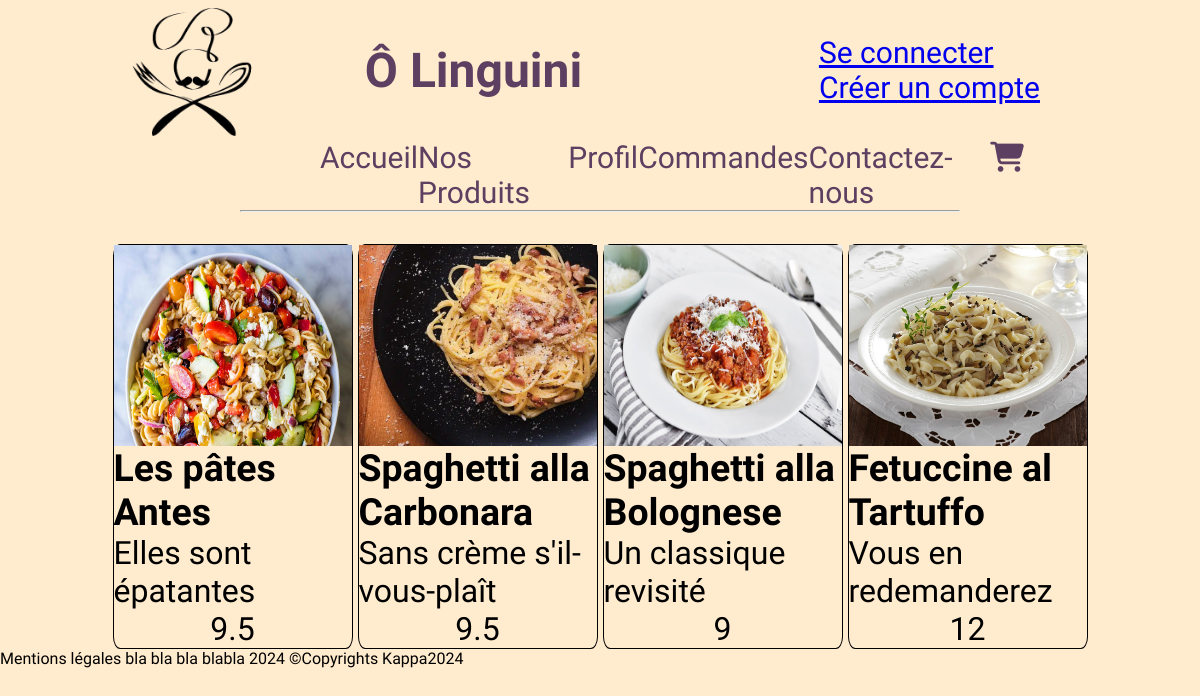
/?path=catprod&categorie_id=4, run on the app's committed database.
### tables this page shows
CREATE TABLE IF NOT EXISTS `products` (
  `id` int NOT NULL AUTO_INCREMENT,
  `pro_name` varchar(50) NOT NULL,
  `pro_desc` varchar(100) NOT NULL,
  `pro_pic` varchar(50) NOT NULL,
  `pro_price` float NOT NULL,
  `product_cat` int DEFAULT NULL,
  PRIMARY KEY (`id`),
  KEY `product_cat` (`product_cat`)
);

### index.php (called while the page is built, shortened)
<?php
require 'layout.php';

### controllers/c_catprod.php (called while the page is built, shortened)
<?php
$query = $bdd->prepare('SELECT * FROM products WHERE product_cat = :categorie_id ORDER BY id');
$query->execute([':categorie_id'=>$_GET['categorie_id']]);
$datas = $query->fetchAll();
require "./views/catprod.php";

### views/catprod.php (the view, shortened to what this page needs)
<div class="allProducts">
    <?php
    foreach ($datas as $data) { ?>
            <div class='product'>
                <img src="./assets/img/<?= $data['pro_pic'] ?>">
                <h3><?= $data['pro_name'] ?></h3>
                <p><?= $data['pro_desc'] ?></p>
                <p><?= $data['pro_price'] ?></p>
            </div>
    <?php } ?>
</div>

### layout.php (shortened to what this page needs)
<!DOCTYPE html>
<html lang="fr">
<head>
    <link rel="stylesheet" href="assets/styles/style.css">
</head>
<body>
    <header>
        <section class="navbar">
            <a href="index.php" title="logo">
                <img class='logo' src="assets/img/logonobg.png" alt="restaurant">
            </a>
            <h3 class="title">Ô Linguini</h3>
            <div class="logs">
                <?php if (empty($_SESSION['user'])) {
                    echo '<a href="index.php?path=login" title="Se connecter">Se connecter</a>';?><br><?php
                    echo '<a href="index.php?path=register" title="Register">Créer un compte</a>';
                } else {
                    echo '<a href="index.php?path=deconnection" title="Se déconnecter">Se déconnecter</a>';
                }
                ?></div>
        </section>
        <nav>
            <a href="index.php?path=home">Accueil</a>
            <a href="index.php?path=products">Nos Produits</a>
            <a href="index.php?path=profil">Profil</a>
            <a href="index.php?path=orders">Commandes</a>
            <a href="index.php?path=contact">Contactez-nous</a>
            <a href="index.php?path=mycart"><i class="fa-solid fa-cart-shopping"></i></a>
        </nav>
    </header>
    <hr />
    <main>
        <?php require 'controllers/c_' . $_SESSION['page']['path'] . '.php'; ?>
    </main>
    <footer>
        <p class="mentions">Mentions légales bla bla bla blabla 2024 ©Copyrights Kappa2024</p>
    </footer>
</body>
</html>

### assets/styles/style.css (style rules this page uses)
* { font-family: "Italianno"; list-style-type: none; margin: 0; padding: 0; box-sizing: border-box; background-color: rgb(255, 235, 205); }
.logo { width: 8rem; height: 8rem; margin-top: 0.5rem; margin-right: -10rem; align-self: left; }
hr { justify-content: center; align-self: center; width: 60%; margin-bottom: 2rem; }
body { display: flex; flex-direction: column; min-height: 100vh; margin: 0; background-color: blanchedalmond; }
header .title { color: #5c3f61; font-size: 300%; }
header .navbar { display: flex; justify-content: space-between; margin-right: 8rem; margin-left: 8rem; align-items: center; background-color: blanchedalmond; text-decoration: none; font-size: 100%; color: #5c3f61; }
header nav { margin-right: 11rem; margin-left: 20rem; display: flex; justify-content: center; justify-content: space-between; }
header nav a { text-decoration: none; color: #5c3f61; font-size: 30px; }
.logs { margin-right: 2rem; font-size: 30px; justify-content: space-between; }
.allProducts { display: flex; gap: 5px; justify-content: center; flex-wrap: wrap; }
.product { width: 20%; max-height: 406px; font-size: 200%; border: solid 1px; border-radius: 3%; display: flex; justify-content: center; align-items: center; flex-direction: column; }
.product > img { width: 100%; height: 50%; }

### data on the page
products: pro_pic (picture), pro_name "Les pâtes Antes", pro_desc "Elles sont épatantes", pro_price "9.5"
products: pro_pic (picture), pro_name "Spaghetti alla Carbonara", pro_desc "Sans crème s'il-vous-plaît", pro_price "9.5"
products: pro_pic (picture), pro_name "Spaghetti alla Bolognese", pro_desc "Un classique revisité", pro_price "9"
products: pro_pic (picture), pro_name "Fetuccine al Tartuffo", pro_desc "Vous en redemanderez", pro_price "12"
